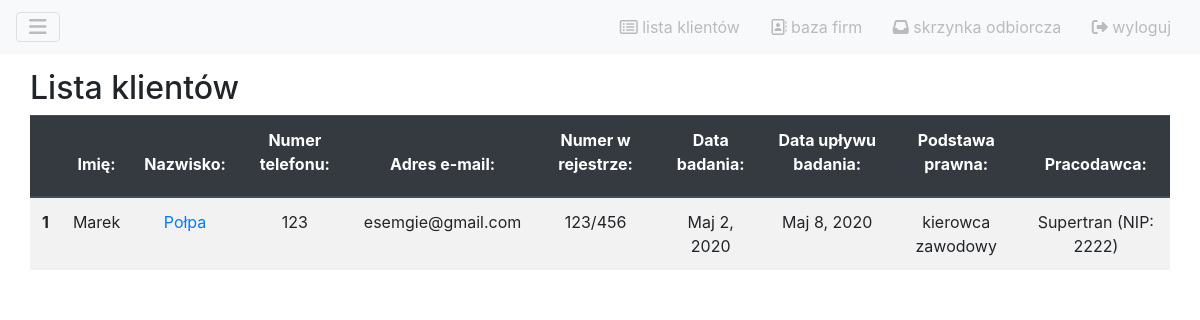
Page /clients/list (signed in) on the committed database.
### clients/models.py (models this page shows, shortened)
class Client(models.Model):
	podstawa_prawna_wybor = [
		('kier_zaw', 'kierowca zawodowy'),
		('kier_uprz', 'kierowca uprzywilejowany'),
		('instr_egz', 'instruktor / egzaminator'),
		('zatrz_pra_jaz', 'zatrzymane prawo jazdy'),
		('inna', 'inna')
	]
	imie = models.CharField("imię", max_length=100)
	nazwisko = models.CharField("nazwisko", max_length=100)
	numer_telefonu = models.CharField("numer telefonu", max_length=20)
	email = models.CharField("adres e-mail", max_length=50)
	nr_rejestr = models.CharField("numer w rejestrze", max_length=20)
	data_badania = models.DateField("data badania")
	data_waznosci_badania = models.DateField("data upływu badania")
	podstawa_prawna = models.CharField("podstawa prawna", max_length=50, choices=podstawa_prawna_wybor)
	komentarz = models.TextField("komentarz", blank=True)
	pracodawca = models.ForeignKey(Company, on_delete=models.CASCADE)

### companies/models.py (models this page shows)
class Company(models.Model):
    nazwa = models.CharField(verbose_name='Nazwa', max_length=50)
    miasto = models.CharField(max_length=50)
    ulica = models.CharField(max_length=50)
    kod_pocztowy = models.CharField(max_length=50)
    nip = models.CharField(verbose_name='NIP', max_length=50)
    regon = models.CharField(verbose_name='REGON', max_length=50)
    def __str__(self):
        return f'{self.nazwa} (NIP: {self.nip})'

### clients/views.py (the view)
# urls.py: path('list', views.ClientList.as_view(), name='list'),
class ClientList(generic.View):
	template_name = 'clients/client_list.html'
	form = ClientsTabularList
	def get(self, request):
		all_clients = Client.objects.all()
		context = {
			'form' : self.form,
			'all_clients' : all_clients,
		}
		return render(request, self.template_name, context)

### board/templatetags/inbox_tags.py (called while the page is built)
@register.simple_tag(takes_context=True)
def unread_msg_counter(context):
	request = context['user']
	return Message.objects.all().filter(data_odczytania=None).filter(odbiorca=request).count()

### clients/templates/clients/client_list.html
{% extends 'board/base.html' %}
{% block content %}
<h2>Lista klientów</h2>
<div class="table-responsive">
    <table class="table table-striped borderless text-center">
        <thead class="thead-dark">
            <tr>
                <th scope="col"></th>
                {% for field in form %}
                <th scope="col">{{ field.label_tag }} </th>
                {% endfor %}
            </tr>
        </thead>
            <tbody>
            {% for client in all_clients %}
                <tr>
                <th scope="row">{{ forloop.counter }}</th>
                    <td>{{ client.imie }}</td>
                    <td><a href="{% url 'clients:update' client.id %}">{{ client.nazwisko  }}</a></td>
                    <td>{{ client.numer_telefonu  }}</td>
                    <td>{{ client.email }}</td>
                    <td>{{ client.nr_rejestr }}</td>
                    <td>{{ client.data_badania }}</td>
                    <td>{{ client.data_waznosci_badania }}</td>
                    <td>{{ client.get_podstawa_prawna_display }}</td>
                    <td>{{ client.pracodawca }}</td>
                </tr>
            {% endfor %}
            </tbody>
        </table>
</div>
{% endblock %}

### rows in the picture
Client: imie "Marek", nazwisko "Połpa", numer_telefonu "123", email "esemgie@gmail.com", nr_rejestr "123/456", data_badania "Maj 2, 2020", data_waznosci_badania "Maj 8, 2020", podstawa_prawna "kierowca zawodowy", pracodawca "Supertran (NIP: 2222)"

### other values in the picture
{{ field.label_tag }} "Imię:" "Nazwisko:" "Numer telefonu:" "Adres e-mail:" "Numer w rejestrze:" "Data badania:" "Data upływu badania:" "Podstawa prawna:" "Pracodawca:"
